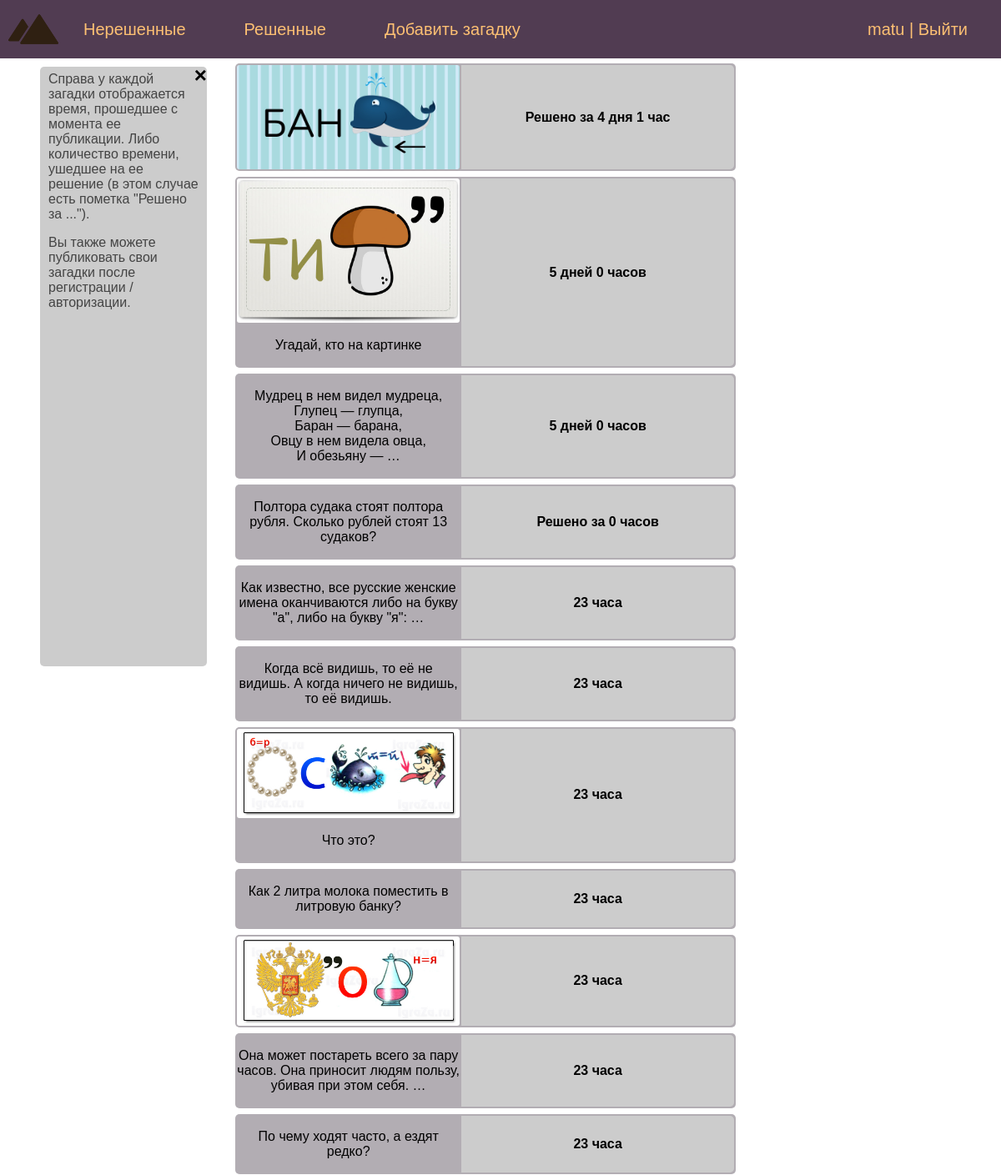
The app's page / (signed in) with its own data.
### riddle/models.py (models this page shows, shortened)
class Riddle(models.Model):
	content = models.TextField(null=True, blank=True, verbose_name="Текст загадки") #verbose_name для отображения в админке
	answer = models.CharField(max_length=40, blank=False, verbose_name="Ответ")
	photo = models.ImageField(upload_to="photos/%Y/%m/%d/", blank=True, verbose_name="Фото")
	time_create = models.DateTimeField(auto_now_add=True, verbose_name="Время создания")
	time_update = models.DateTimeField(auto_now=True, verbose_name="Время изменения")
	is_published = models.BooleanField(default=True, verbose_name="Публикация")
	cat = models.ForeignKey('Category', on_delete=models.PROTECT, null=True, verbose_name="Категория", default=1)
	def get_absolute_url(self):
		return reverse('riddle', kwargs={'riddle_id': self.pk}) #используется в шаблоне, чтобы не использовать параметр "url"
	class Meta:
		verbose_name = "Загадка"
		verbose_name_plural = "Загадки"
		ordering = ['time_create', 'content']

### riddle/views.py (the view)
# urls.py: path('', RiddleHome.as_view(), name='home'), # Для класса-представления
class RiddleHome(ListView):
	model = Riddle
	template_name = 'riddle/index.html' #html-страница для данного представления
	context_object_name = 'riddles'
	def get_context_data(self, *, object_list=None, **kwargs): # создается специальная функция, которая затем предаются в 'riddle/index.html'
		context = super().get_context_data(**kwargs) #получаем динамический контекст, который уже сформирован для 'riddle/index.html'
		context['menu'] = menu
		context['title'] = 'Главная страница'
		context['request_path'] = '/'
		return context
	def get_queryset(self): #с помощью данной функции мы можем указывать, что именно выбирать из модели
		return Riddle.objects.filter(is_published=True) #вернуть на главную страницу только те записи, для которых уснановлено тру

### riddle/templatetags/riddle_tags.py (called while the page is built)
@register.simple_tag()
def time_diff(time_create, time_update=None):
	def timedelta_to_dhms(duration):
	    days, seconds = duration.days, duration.seconds
	    hours = seconds // 3600
	    return days, hours
	if time_update:
		diff = time_update - time_create
		resp = 'Решено за'
	else:
		diff = datetime.now(timezone.utc) - time_create
		resp = ''
	d, h = timedelta_to_dhms(diff)
	d_t, h_t = int(float(d)), int(float(h))
	if d_t%10 == 1:
		d = str(f'{d} день')
	elif d_t%10 in [2, 3, 4]:
		d = str(f'{d} дня')
	elif d_t == 0:
		d = ''
	else:
		d = str(f'{d} дней')
	if h_t in [1, 21]:
		h = str(f'{h} час')
	elif h_t in [2, 3, 4, 22, 23]:
		h = str(f'{h} часа')
	else:
		h = str(f'{h} часов')
	return resp+'\n'+d+' '+h

### riddle/templates/riddle/index.html
{% extends 'riddle/base.html' %}
{% load riddle_tags %}
{% block content %}
{% for r in riddles %}
	{% if r.cat_id == 1 %}
		{% time_diff time_create=r.time_create as td %}
	{% else %}
		{% time_diff time_create=r.time_create time_update=r.time_update as td%}
	{% endif %}
	<a href="{{ r.get_absolute_url }}">
	<div class="riddle">
	<table class="table-riddle" cellpadding="0" border="0">
	{% if r.photo and r.content %}
		<tr>
			<td class="left-container"><img class="img-riddle list" src="{{r.photo.url}}" alt="Картинка"></td>
			<td class="right-container" rowspan="2"><strong>{{td}}</strong></td>
		</tr>
		<tr>
			<td class="left-container">{{r.content|linebreaks|truncatewords:5}}</td>
		</tr>
	{% elif r.photo and not r.content %}
		<tr>
			<td class="left-container"><img class="img-riddle list" src="{{r.photo.url}}" alt="Картинка"></td>
			<td class="right-container"><strong>{{td}}</strong></td>
		</tr>
	{% else %}
		<tr>
			<td class="left-container">{{r.content|linebreaks|truncatewords:15}}</td>
			<td class="right-container"><strong>{{td}}</strong></td>
		</tr>
	{% endif %}
	</table>
	</div>
	</a>
{% endfor %}
	<div class="sidebar">
		<span class="closebtn" onclick="this.parentElement.style.display='none';">&times;</span>
		<p>Справа у каждой загадки отображается время, прошедшее с момента ее публикации. Либо количество времени, ушедшее на ее решение (в этом случае есть пометка "Решено за ...").</p>
		<p>Вы также можете публиковать свои загадки после регистрации / авторизации.</p>
	</div>
{% endblock %}

### riddle/templates/riddle/base.html (shortened to what this page needs)
{% load static %}
<!DOCTYPE html>
<html>
	<head>
		<link rel="stylesheet" type="text/css" href="{% static 'riddle/css/style.css' %}">
	</head>
	<body>
		<div class="header">
		<table class="table-page" border=0 cellpadding="0" cellspacing="0">
			<tr>
				<td valign=top>
				{% block mainmenu %}
					<ul id="mainmenu" class="mainmenu">
						<li class="logo"><a href="{% url 'home' %}"><div class="logo"></div></a></li>
				{% for m in menu %}
					{% if not request.user.is_authenticated and m.url_name == "addriddle" %}
					{% else %}
						{% if m.url_name == request_path %}
						<li class="selected">{{m.title}}</li>
						{% else %}
						<li><a href="{% url m.url_name %}">{{m.title}}</a></li>
						{% endif %}
					{% endif %}
				{% endfor %}
					{% if request.user.is_authenticated %}
						<li class="last">{{ user.username }} | <a href="{% url 'logout' %}">Выйти</a></li>
					{% else %}
						<li class="last"><a href="{% url 'register' %}">Регистрация</a> | <a href="{% url 'login' %}">Войти</a></li>
					{% endif %}
					</ul>
				{% endblock mainmenu %}
				</td>
			</tr>
		</table>
		</div>
		<div class="content">
		{% block content %}
		{% endblock content %}
		</div>
	</body>
</html>

### riddle/static/riddle/css/style.css (style rules this page uses)
html, body { font-family: 'Arial'; margin: 0; padding: 0; height: 100%; width: 100%; color: #444; }
.header { background: #513c52; height: 70px; position: sticky; top: 0; }
.logo { background: url('../images/icon.svg') no-repeat 10px 5px; width: 70px; height: 60px; }
ul.mainmenu { list-style: none; margin: 0; padding: 0; height: 60px; color: #fdc073; font-size: 20px; overflow: hidden; }
ul.mainmenu li { float: left; margin: 24px 40px 0 30px; }
ul.mainmenu li.logo { margin: 0; }
ul.mainmenu li.last { float: right; }
ul.mainmenu li a { color: #fdc073; text-decoration: none; }
.table-page { width: 100%; height: 100%; vertical-align: top; }
div.content { padding: 0 0 7% 0; width: 50%; height: 100%; margin: 0 0 0 25%; }
div.riddle { display: inline-block; margin: 1% 1% -0.5% -3%; width: 100%; height: auto; background: #b2adb3; color: black; border-radius: 5px; }
table.table-riddle { border: 0px; width: 100%; height: auto; }
.left-container { width: 45%; text-align: center; height: auto; border-radius: 5px; }
.right-container { width: auto; margin-left: 45%; text-align: center; background: #ccc; border-top-right-radius: 5px; border-bottom-right-radius: 5px; }
img.img-riddle.list { width: 100%; height: auto; border-radius: 3px; }
img.img-riddle { max-width: 400px; height: auto; float: left; padding: 0 0 0 0; border-radius: 5px; }
.sidebar { border-style: 1px solid; width: 200px; position: fixed; top: 80px; left: 4%; height: 51%; background-color: #ccc; border-radius: 5px; }
.sidebar p { padding-left: 10px; margin-top: 6px; padding-right: 8px; }
.closebtn { margin-left: 15px; color: black; font-weight: bold; float: right; font-size: 26px; line-height: 20px; cursor: pointer; transition: 0.3s; }

### records on screen
Riddle: photo (picture), td "Решено за 4 дня 1 час"
Riddle: photo (picture), td "5 дней 0 часов", content "Угадай, кто на картинке"
Riddle: content "Мудрец в нем видел мудреца, Глупец — глупца, Баран — барана, Овцу в нем видела овца, И обезьяну — …", td "5 дней 0 часов"
Riddle: content "Полтора судака стоят полтора рубля. Сколько рублей стоят 13 судаков?", td "Решено за 0 часов"
Riddle: content "Как известно, все русские женские имена оканчиваются либо на букву \"а\", либо на букву \"я\": …", td "23 часа"
Riddle: content "Когда всё видишь, то её не видишь. А когда ничего не видишь, то её видишь.", td "23 часа"
Riddle: photo (picture), td "23 часа", content "Что это?"
Riddle: content "Как 2 литра молока поместить в литровую банку?", td "23 часа"
Riddle: photo (picture), td "23 часа"
Riddle: content "Она может постареть всего за пару часов. Она приносит людям пользу, убивая при этом себя. …", td "23 часа"
Riddle: content "По чему ходят часто, а ездят редко?", td "23 часа"

### other values on screen
{{ m.title }} "Нерешенные" "Решенные" "Добавить загадку"
{{ user.username }} "matu"
